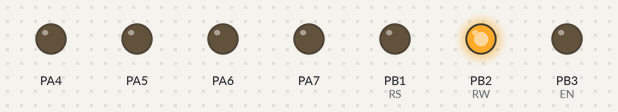
This program was run on a simulated ATmega32, built with avr-gcc and emulated at 8 MHz. Shown: output pins drawn as LEDs (lit = HIGH). At 5.5 s the program stops and its outputs stay as they are.

Above: at 0.16 s.
At 0.91 s:
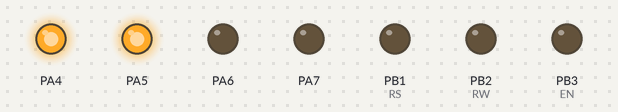
At 1.91 s:
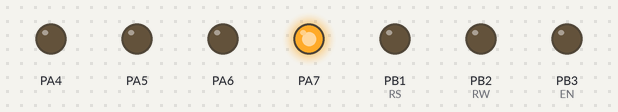
At 2.91 s:
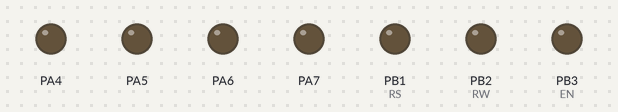
At 4.41 s:
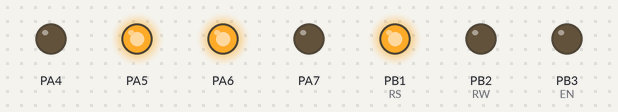
At 5.6 s:
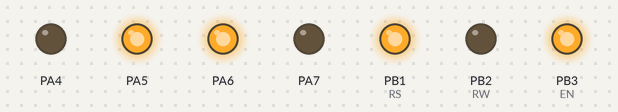
Timing chart, 0 to 7.0 s (numbered marks = the images above):
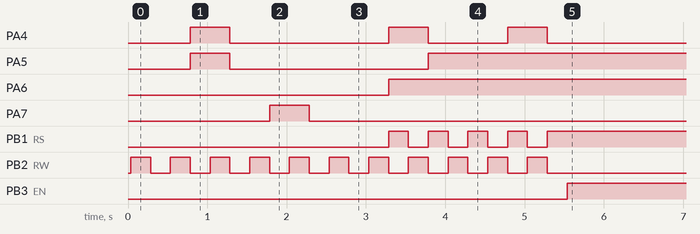

Measured:
- by itself, PA4: goes HIGH 0.50 s, LOW 2.0 s, HIGH 0.50 s, LOW 1.0 s, HIGH 0.50 s, then LOW
- by itself, PA5: LOW → HIGH at 0.79 s, → LOW 0.50 s later, → HIGH 2.5 s later
- by itself, PA6: LOW → HIGH at 3.3 s
- by itself, PA7: LOW → HIGH at 1.8 s, → LOW 0.50 s later
- by itself, PB1 (RS): LOW → HIGH at 3.3 s, → LOW 0.25 s later, → HIGH 0.25 s later, → LOW 0.25 s later, … (9 changes in this stretch)
- by itself, PB2 (RW): alternates HIGH for 0.25 s and LOW for 0.25 s, 22 changes in all, then stays LOW
- by itself, PB3 (EN): LOW → HIGH at 5.5 s

The program:

main.c
```c
/*
 * Atmega32_Drivers.c
 *
 * Created: 12/14/2023 8:26:01 AM
 * Author : Elmag
 */

#include "LCD/lcd.h"
#include "Atmega32_SPI_Driver.h"

//#define Master_Mode
#define  Slave_Mode
int main(void)
{
	 uint8 count = 0 ;

	 uint8 data  ,RXdata;
	LCD_init() ;

	SPI_Config SPI_cfg ;

	SPI_cfg.Baud_Rate = SPI_Baud_Rate_Double_Speed_8 ;
	SPI_cfg.CLK_Phase = SPI_CLK_Phase_second_edge ;
	SPI_cfg.CLK_Polarity =SPI_CLK_Polarity_HIGH_idle ;
	SPI_cfg.CLK_Speed = SPI_CLK_Speed_Double ;
	SPI_cfg.Data_Order = SPI_Data_Order_MSB_First ;
#ifdef Master_Mode
      SPI_cfg.Device_Mode = SPI_Mode_Master ;
	  SPI_cfg.IRQ_Enable = SPI_IR_Enable_NONE ;
	  SPI_cfg.P_IRQ_CallBack = NULL ;
#endif

#ifdef 	Slave_Mode
      SPI_cfg.Device_Mode = SPI_Mode_slave ;
      SPI_cfg.IRQ_Enable = SPI_IR_Enable_NONE ;
      SPI_cfg.P_IRQ_CallBack = NULL ;
#endif
    MCAL_SPI_Init(SPI1 , &SPI_cfg);
	MCAL_SPI_GPIO_Set_Pins(SPI1);

#ifdef Master_Mode
    LCD_write_string("Master");
	data ='A';
#endif

#ifdef Slave_Mode
    LCD_write_string("Slave");
	RXdata ='a';
#endif

  while(1)
  {

	  #ifdef Master_Mode
	   if(data == 'Z'+1)
	   data ='A';
	   MCAL_SPI_Send_Data(SPI1 , &data, SPI_enable);
	   MCAL_SPI_Recieve_Data(SPI1 , &RXdata, SPI_enable);
	   Cursor_pos(1,0);
	  LCD_write(RXdata);
	   _delay_ms(1000);
	   data++;
	  #endif

	  #ifdef Slave_Mode
	  if(RXdata == 'z'+1)
	  RXdata ='a';
	  MCAL_SPI_Send_Data(SPI1 , &RXdata, SPI_enable);
	  MCAL_SPI_Recieve_Data(SPI1 , &data , SPI_enable);
	  Cursor_pos(1,0);
	  LCD_write(data);
	  _delay_ms(200);
	  RXdata++;
	  #endif

	  Cursor_pos(0,10);
	  if(count == 10)
       count = 0;

	   LCD_display_number(count);
	   count++ ;
  }
}
```

lcd.c
```c
/*
 * lcd.c
 *
 * Created: 10/23/2023 7:43:00 AM
 *  Author: Elmag
 */
#include "LCD/lcd.h"
#define EIGHT_BIT_MODE
//#define FOUR_BIT_MODE

GPIO_PinConfig_t pincfg ;
void LCD_init(void)
{
	_delay_ms(20);
	//configuration RS pin
	pincfg.GPIO_PinNumber = RS ;
	pincfg.GPIO_MODE = GPIO_MODE_OUTPUT_PP ;
	MCAL_GPIO_Init( LCD_CONTROL_PORT , &pincfg);

	//configuration RW pin
	pincfg.GPIO_PinNumber = RW ;
	pincfg.GPIO_MODE = GPIO_MODE_OUTPUT_PP ;
	MCAL_GPIO_Init( LCD_CONTROL_PORT , &pincfg);

	//configuration EN pin
	pincfg.GPIO_PinNumber = EN ;
	pincfg.GPIO_MODE = GPIO_MODE_OUTPUT_PP ;
	MCAL_GPIO_Init( LCD_CONTROL_PORT , &pincfg);

	//LCD_DataDir_PORT =0xf ;
	//configuration LCD_DATA_PORT pins
	pincfg.GPIO_PinNumber =GPIO_PIN_4 ;
	pincfg.GPIO_MODE = GPIO_MODE_OUTPUT_PP ;
	MCAL_GPIO_Init(LCD_DATA_PORT ,&pincfg);

	pincfg.GPIO_PinNumber =GPIO_PIN_5 ;
	pincfg.GPIO_MODE = GPIO_MODE_OUTPUT_PP ;
	MCAL_GPIO_Init(LCD_DATA_PORT ,&pincfg);

	pincfg.GPIO_PinNumber =GPIO_PIN_6 ;
	pincfg.GPIO_MODE = GPIO_MODE_OUTPUT_PP ;
	MCAL_GPIO_Init(LCD_DATA_PORT ,&pincfg);

	pincfg.GPIO_PinNumber =GPIO_PIN_7 ;
	pincfg.GPIO_MODE = GPIO_MODE_OUTPUT_PP ;
	MCAL_GPIO_Init(LCD_DATA_PORT ,&pincfg);

	//LCD_ContDir_PORT |=((1<<RS) | (1<<RW) |(1<<EN));
	MCAL_GPIO_WritePin(LCD_CONTROL_PORT , EN ,GPIO_PIN_RESET);
	MCAL_GPIO_WritePin(LCD_CONTROL_PORT , RS ,GPIO_PIN_RESET);
	MCAL_GPIO_WritePin(LCD_CONTROL_PORT , RW ,GPIO_PIN_RESET);

	_delay_ms(15);

	LCD_clear_screen();

	#ifdef EIGHT_BIT_MODE
	LCD_Command(LCD_FUNCTION_8BIT_2LINES);
    #endif

	#ifdef FOUR_BIT_MODE
	LCD_Command(0x02);
	LCD_Command(LCD_FUNCTION_4BIT_2LINES);
	#endif

	LCD_Command(LCD_ENTRY_MODE);
	LCD_Command(LCD_BEGIN_AT_FIRST_ROW);
	LCD_Command(LCD_DISP_ON_CURSOR);
	LCD_Command(LCD_DISP_ON);
}

void LCD_Command(unsigned char command)
{
	   #ifdef EIGHT_BIT_MODE

	   LCD_busy();
	  // LCD_DATA_PORT =command ;       // Data lines are set to send data
	  MCAL_GPIO_WritePort(LCD_DATA_PORT , command);

	  //LCD_Cont_PORT &=~(1<<RS);      // RS set 0 to command
	  MCAL_GPIO_WritePin(LCD_CONTROL_PORT , RS ,GPIO_PIN_RESET);

	  //LCD_Cont_PORT &=~(1<<RW);      // RW set 0 to write
	   MCAL_GPIO_WritePin(LCD_CONTROL_PORT , RW ,GPIO_PIN_RESET);

       LCD_Kick();
       #endif

	  #ifdef FOUR_BIT_MODE
		LCD_busy();
		//LCD_DATA_PORT = (LCD_DATA_PORT & 0x0F) | (command & 0xF0);
		MCAL_GPIO_WritePort(LCD_DATA_PORT , 0x0F) ;
		MCAL_GPIO_WritePort(LCD_DATA_PORT , (command & 0xF0)) ;

		//LCD_Cont_PORT &= ~ ((1<<RW)|(1<<RS));
		MCAL_GPIO_WritePin(LCD_CONTROL_PORT , RW ,GPIO_PIN_RESET);
		MCAL_GPIO_WritePin(LCD_CONTROL_PORT , RS ,GPIO_PIN_RESET);

		LCD_Kick();

		//LCD_DATA_PORT = (LCD_DATA_PORT & 0x0F) | (command << 4);
		MCAL_GPIO_WritePort(LCD_DATA_PORT , 0x0F) ;
		MCAL_GPIO_WritePort(LCD_DATA_PORT , (command <<4)) ;

		//LCD_CONTROL_PORT &= ~ ((1<<RW)|(1<<RS));
		MCAL_GPIO_WritePin(LCD_CONTROL_PORT , RW ,GPIO_PIN_RESET);
		MCAL_GPIO_WritePin(LCD_CONTROL_PORT , RS ,GPIO_PIN_RESET);
		LCD_Kick();
      #endif

}

void LCD_write(unsigned char data)
{
	 #ifdef EIGHT_BIT_MODE
	    LCD_busy();
	  	//LCD_DATA_PORT =data ;
		 MCAL_GPIO_WritePort(LCD_DATA_PORT , data) ;
	    //LCD_Cont_PORT |=(1<<RS);
	     MCAL_GPIO_WritePin(LCD_CONTROL_PORT , RS,GPIO_PIN_SET) ;
	  	//LCD_Cont_PORT &= ~(1<<RW);
	  	 MCAL_GPIO_WritePin(LCD_CONTROL_PORT , RW,GPIO_PIN_RESET) ;
	  	LCD_Kick();
     #endif

	 #ifdef FOUR_BIT_MODE
	 	    //LCD_DATA_PORT =(LCD_DATA_PORT & 0x0F) |(data & 0xF0) ;
			MCAL_GPIO_WritePort(LCD_DATA_PORT , 0x0F) ;
			MCAL_GPIO_WritePort(LCD_DATA_PORT , (data & 0xF0)) ;

	 	    MCAL_GPIO_WritePin(LCD_CONTROL_PORT , RS,GPIO_PIN_SET) ;
	 	    MCAL_GPIO_WritePin(LCD_CONTROL_PORT , RW,GPIO_PIN_RESET) ;

		    LCD_Kick();

	      	//LCD_DATA_PORT =(LCD_DATA_PORT & 0x0F) |(data << 4) ;
			MCAL_GPIO_WritePort(LCD_DATA_PORT , 0x0F) ;
			MCAL_GPIO_WritePort(LCD_DATA_PORT , (data<<4)) ;
			//LCD_Cont_PORT |=(1<<RS);
		    MCAL_GPIO_WritePin(LCD_CONTROL_PORT , RS,GPIO_PIN_SET) ;
			//LCD_Cont_PORT &= ~(1<<RW);
			MCAL_GPIO_WritePin(LCD_CONTROL_PORT , RW,GPIO_PIN_RESET) ;
	 	    LCD_Kick();

     #endif
}

void LCD_write_string(char *string)
{
	int count =0;
	while(*string >0)
	{
		count++ ;
		LCD_write(*string++);
		if(count == 16)
		{
			Cursor_pos(1,0);
		}
		else if(count ==32 || count ==33)
		{
				LCD_clear_screen();
				Cursor_pos(0,0);
				count =0;
		}
	}
}

void LCD_busy()
{
	//LCD_DataDir_PORT =0x0;
		pincfg.GPIO_PinNumber = GPIO_PIN_4;
		pincfg.GPIO_MODE = GPIO_MODE_INPUT_FLO;
		MCAL_GPIO_Init(LCD_DATA_PORT, &pincfg);

		pincfg.GPIO_PinNumber = GPIO_PIN_5;
		pincfg.GPIO_MODE = GPIO_MODE_INPUT_FLO;
		MCAL_GPIO_Init(LCD_DATA_PORT, &pincfg);

		pincfg.GPIO_PinNumber = GPIO_PIN_6;
		pincfg.GPIO_MODE = GPIO_MODE_INPUT_FLO;
		MCAL_GPIO_Init(LCD_DATA_PORT, &pincfg);

		pincfg.GPIO_PinNumber = GPIO_PIN_7;
		pincfg.GPIO_MODE = GPIO_MODE_INPUT_FLO;
		MCAL_GPIO_Init(LCD_DATA_PORT, &pincfg);

		//LCD_Cont_PORT |=(1<<RW); //Read
		MCAL_GPIO_WritePin(LCD_CONTROL_PORT , RW,GPIO_PIN_SET) ;
		//LCD_Cont_PORT &=~(1<<RS); // command
		MCAL_GPIO_WritePin(LCD_CONTROL_PORT , RS,GPIO_PIN_RESET) ;

   		LCD_Kick();

		//LCD_DataDir_PORT =0xF ;
		pincfg.GPIO_PinNumber = GPIO_PIN_4 ;
		pincfg.GPIO_MODE =GPIO_MODE_OUTPUT_PP ;
		MCAL_GPIO_Init(LCD_DATA_PORT , &pincfg);

		pincfg.GPIO_PinNumber = GPIO_PIN_5;
		pincfg.GPIO_MODE =GPIO_MODE_OUTPUT_PP ;
		MCAL_GPIO_Init(LCD_DATA_PORT , &pincfg);

		pincfg.GPIO_PinNumber = GPIO_PIN_6;
		pincfg.GPIO_MODE =GPIO_MODE_OUTPUT_PP ;
		MCAL_GPIO_Init(LCD_DATA_PORT , &pincfg);

		pincfg.GPIO_PinNumber = GPIO_PIN_7;
		pincfg.GPIO_MODE =GPIO_MODE_OUTPUT_PP ;
		MCAL_GPIO_Init(LCD_DATA_PORT , &pincfg);
		//LCD_Cont_PORT &=~(1<<RW);
	    MCAL_GPIO_WritePin(LCD_CONTROL_PORT, RW, GPIO_PIN_RESET);

}
void LCD_Kick()
{
	//LCD_Cont_PORT &=~(1<<EN);
	MCAL_GPIO_WritePin(LCD_CONTROL_PORT , EN ,GPIO_PIN_RESET);
	_delay_ms(250);
	//LCD_Cont_PORT |=(1<<EN);
	MCAL_GPIO_WritePin(LCD_CONTROL_PORT , EN ,GPIO_PIN_SET);
}

void LCD_clear_screen()
{
	LCD_Command(LCD_CLEAR_SCREEN);
}

void Cursor_pos(unsigned char X_pos , unsigned char Y_pos)
{
	unsigned char address =0;
	if(X_pos == 0)
	address =LCD_BEGIN_AT_FIRST_ROW ;
	else if(X_pos == 1)
	address = LCD_BEGIN_AT_SECOND_ROW;

	if(Y_pos>=0 && Y_pos<16)
	address+=Y_pos;

	LCD_Command(address);
}

void LCD_display_number(int number)
{
	char str[5];

	itoa(number , str ,10);
	LCD_write_string(str);
}
void LCD_display_real_number(double number)
{
	char str[10];

	char tmpSign  = (number < 0)? '-': ' ' ;
	float tmpVal   =(number < 0)? -number : number ;

	int tmpInt1 =tmpVal ;
	float tmpFrac =tmpVal - tmpInt1 ;
	int tmpInt2 =tmpFrac*10000 ;

	sprintf(str, "%s%d.%04d" ,tmpSign ,tmpInt1 ,tmpInt2);

	LCD_write_string(str);

}
```

lcd.h
```c
/*
 * lcd.h
 *
 * Created: 10/23/2023 7:42:37 AM
 *  Author: elmag
 */


#ifndef LCD_H_
#define LCD_H_

#include "Atmega32_Device_Header.h"
#include "Atmega32_GPIO_Driver.h"
#define LCD_DATA_PORT GPIOA
#define LCD_CONTROL_PORT GPIOB


#define RS GPIO_PIN_1
#define RW GPIO_PIN_2
#define EN GPIO_PIN_3

#define LCD_FUNCTION_8BIT_2LINES   					(0x38)
#define LCD_FUNCTION_4BIT_2LINES   					(0x28)
#define LCD_MOVE_DISP_RIGHT       					(0x1C)
#define LCD_MOVE_DISP_LEFT   						(0x18)
#define LCD_MOVE_CURSOR_RIGHT   					(0x14)
#define LCD_MOVE_CURSOR_LEFT 	  					(0x10)
#define LCD_DISP_OFF   								(0x08)
#define LCD_DISP_ON_CURSOR   						(0x0E)
#define LCD_DISP_ON_CURSOR_BLINK   					(0x0F)
#define LCD_DISP_ON_BLINK   						(0x0D)
#define LCD_DISP_ON   								(0x0C)
#define LCD_ENTRY_DEC   							(0x04)
#define LCD_ENTRY_DEC_SHIFT   						(0x05)
#define LCD_ENTRY_INC_   							(0x06)
#define LCD_ENTRY_INC_SHIFT   						(0x07)
#define LCD_BEGIN_AT_FIRST_ROW						(0x80)
#define LCD_BEGIN_AT_SECOND_ROW						(0xC0)
#define LCD_CLEAR_SCREEN							(0x01)
#define LCD_ENTRY_MODE								(0x06)

void LCD_init(void);
void LCD_Command(unsigned char command);
void LCD_data(unsigned char data);
void LCD_busy(void);
void LCD_Kick(void);
void LCD_clear_screen(void);
void Cursor_pos(unsigned char X_pos , unsigned char Y_pos);
void LCD_write(unsigned char data);
void LCD_write_string(char *data);
void LCD_display_number(int number);
void LCD_display_real_number(double number);
#endif /* LCD_H_ */
```

Atmega32_GPIO_Driver.c
```c
/*
 * Atmega32_GPIO_Driver.c
 *
 * Created: 12/14/2023 9:08:58 AM
 *  Author: Elmag
 */
#include "Atmega32_GPIO_Driver.h"

/**================================================================
 * @Fn				-MCAL_GPIO_Init
 * @brief 			-Initializes the GPIOx PINy according to the specified parameters in the PinConfig
 * @param [in] 	-GPIOx: where x can be (A..D depending on device used) to select the GPIO peripheral
 * @param [in] 	-PinConfig pointer to a GPIO_PinConfig_t structure that contains
 *         		 the configuration information for the specified GPIO PIN.
 * @retval 		-none
 */
void MCAL_GPIO_Init(GPIO_TypeDef_t *GPIOx ,GPIO_PinConfig_t * PinConfig)
{
	if(PinConfig->GPIO_MODE == GPIO_MODE_OUTPUT_PP ||PinConfig->GPIO_MODE == GPIO_MODE_OUTPUT_OD)
	{
		//set DDR x PIN n
		GPIOx->DDR  |=(PinConfig->GPIO_PinNumber);

		if(PinConfig->GPIO_MODE == GPIO_MODE_OUTPUT_PP)
		{
			//Reset PORTx PINy
			GPIOx->PORT &=~(PinConfig->GPIO_PinNumber);
		}
		else
		{
			//set PORTx PINy
			GPIOx->PORT |=(PinConfig->GPIO_PinNumber);
		}
	}
	else if(PinConfig->GPIO_MODE == GPIO_MODE_INPUT_FLO || PinConfig->GPIO_MODE == GPIO_MODE_INPUT_PU)
	{
		//Reset DDR x PIN n
		GPIOx->DDR  &=~(PinConfig->GPIO_PinNumber);
		if(PinConfig->GPIO_MODE == GPIO_MODE_INPUT_FLO)
		{
			//Reset PORTx PINy
			GPIOx->PORT &=~(PinConfig->GPIO_PinNumber);
		}
		else
		{
			//set PORTx PINy
			GPIOx->PORT |=(PinConfig->GPIO_PinNumber);
		}
	}
}

/**================================================================
 * @Fn				-MCAL_GPIO_Init
 * @brief 			-reset all the GPIO Register
 * @param [in] 	-GPIOx: where x can be (A..D depending on device used) to select the GPIO peripheral
 * @retval 		-none
 */
void MCAL_GPIO_DeInit(GPIO_TypeDef_t* GPIOx)
{
	GPIOx->DDR =0x00 ;
	GPIOx->PIN =0x00 ;
	GPIOx->PORT=0x00 ;
}

/**================================================================
 * @Fn					-MCAL_GPIO_WritePin
 * @brief 				-write on specific input pin
 * @param [in] 			-GPIOx: where x can be (A..D depending on device used) to select the GPIO peripheral
 *@param [in] 			-PinNumber:  specifies the port bit to read. Set by @ref GPIO_PINS_define
 *@param [in] 			-Value: Pin Value
 * @retval 			-none
 * Note				-none
 */
void MCAL_GPIO_WritePin(GPIO_TypeDef_t * GPIOx , uint8_t PinNumber ,uint8_t Value)
{
    if(Value == GPIO_PIN_SET)
	{
		GPIOx->PORT |= (uint8_t)PinNumber ;
	}
	else
	{
		GPIOx->PORT &=~((uint8_t)PinNumber);
	}

}

/**================================================================
 * @Fn					-MCAL_GPIO_WritePort
 * @brief 				-write on output port
 * @param [in] 			-GPIOx: where x can be (A..G depending on device used) to select the GPIO peripheral
  *@param [in] 			-Value: port Value
 * @retval 				-none
 * Note					-none
 */
void MCAL_GPIO_WritePort(GPIO_TypeDef_t * GPIOx ,uint8_t Value)
{
	GPIOx->PORT = (uint8_t)Value ;
}

/**================================================================
 * @Fn				-MCAL_GPIO_ReadPin
 * @brief 			-Read Specific PIN
 * @param [in] 	-GPIOx: where x can be (A..D depending on device used) to select the GPIO peripheral
 * @param [in] 	-PinNumber: Set Pin Number according @ref GPIO_PINS_define
 * @retval 		-the input pin value (two values based on @ref GPIO_PIN_state )
 * Note			-none
 */
uint8_t MCAL_GPIO_ReadPin(GPIO_TypeDef_t *GPIOx ,uint8_t PinNumber)
{
	uint8_t binStatus ;

	binStatus =(GPIOx->PIN & PinNumber)?(uint8_t)GPIO_PIN_SET:(uint8_t)GPIO_PIN_RESET;

	return binStatus ;
}

/**================================================================
 * @Fn					-MCAL_GPIO_ReadPort
 * @brief 				-read the input port VALUE
 * @param [in] 			-GPIOx: where x can be (A..D depending on device used) to select the GPIO peripheral
 * @retval 				-the input port VALUE
 * Note					-none
 */
uint8_t MCAL_GPIO_ReadPort(GPIO_TypeDef_t *GPIOx)
{

	uint8_t Port_Value ;

	Port_Value = (uint8_t)(GPIOx->PIN &0xFF) ;

	return Port_Value ;
}

/**================================================================
 * @Fn					-MCAL_GPIO_TogglePin
 * @brief 				-Toggles the specified GPIO pin
 * @param [in] 			-GPIOx: where x can be (A..D depending on device used) to select the GPIO peripheral
 * @param [in] 			-PinNumber: specifies the port bit to read. Set by @ref GPIO_PINS_define
 * @retval 			-none
 * Note				-none
 */
void MCAL_GPIO_TogglePin(GPIO_TypeDef_t *GPIOx ,uint8_t PinNumber)
{
	GPIOx->PORT ^=(PinNumber) ;
}
```

Atmega32_SPI_Driver.c
```c
/*
 * Atmega32_SPI_Driver.c
 *
 * Created: 2/28/2024 9:46:50 AM
 *  Author: Elmag
 */

#include "Atmega32_SPI_Driver.h"
 SPI_Config *G_SPI_Config = NULL ;
void MCAL_SPI_Init(SPI_TypeDef_t *SPIx , SPI_Config *cfg)
{
	G_SPI_Config = cfg ;

	if(cfg->CLK_Speed == SPI_CLK_Speed_Double)
	{
		SPIx->_SPCR |= cfg->Baud_Rate ;
		SPIx->_SPSR |=(1<<0) ;
	}
	else
	{
		SPIx->_SPCR |= cfg->Baud_Rate ;
	}

	SPIx->_SPCR |= cfg->CLK_Phase ;

	SPIx->_SPCR |= cfg->CLK_Polarity ;

	SPIx->_SPCR |= cfg->Data_Order ;

	SPIx->_SPCR |= cfg->Device_Mode ;

	if(cfg->IRQ_Enable != SPI_IR_Enable_NONE)
	{
		//Enable global interrupt
		Enable_Global_Interrupt();

		SPIx->_SPCR |= cfg->IRQ_Enable ;
	}

	//enable SPI
	SPIx->_SPCR |= (1<<6);
}
void MCAL_SPI_DeInit(SPI_TypeDef_t *SPIx)
{
	SPIx->_SPCR = 0x00;
	SPIx->_SPSR &=~(1<<0);
	Disable_Global_Interrupt();
}

void MCAL_SPI_GPIO_Set_Pins(SPI_TypeDef_t *SPIx)
{
	//PB4  SPI1_SS
	//PB5  SPI1_MOSI
	//PB6  SPI1_MISO
	//PB7  SPI1_SCK
	GPIO_PinConfig_t SPI_GPIO_cfg ;
	//Master
  if(G_SPI_Config->Device_Mode == SPI_Mode_Master)
   {
	   SPI_GPIO_cfg.GPIO_PinNumber = GPIO_PIN_4 ;
	   SPI_GPIO_cfg.GPIO_MODE = GPIO_MODE_OUTPUT_PP ;
	   MCAL_GPIO_Init(GPIOB ,&SPI_GPIO_cfg);

	   SPI_GPIO_cfg.GPIO_PinNumber = GPIO_PIN_5 ;
	   SPI_GPIO_cfg.GPIO_MODE =GPIO_MODE_OUTPUT_PP ;
	   MCAL_GPIO_Init(GPIOB ,&SPI_GPIO_cfg);

	   SPI_GPIO_cfg.GPIO_PinNumber = GPIO_PIN_6 ;
	   SPI_GPIO_cfg.GPIO_MODE =GPIO_MODE_INPUT_FLO ;
	   MCAL_GPIO_Init(GPIOB ,&SPI_GPIO_cfg);

	   SPI_GPIO_cfg.GPIO_PinNumber = GPIO_PIN_7 ;
  	   SPI_GPIO_cfg.GPIO_MODE =GPIO_MODE_OUTPUT_PP ;
  	   MCAL_GPIO_Init(GPIOB ,&SPI_GPIO_cfg);
   }
   //Slave
   else
   {
	   SPI_GPIO_cfg.GPIO_PinNumber = GPIO_PIN_4 ;
  	   SPI_GPIO_cfg.GPIO_MODE = GPIO_MODE_INPUT_FLO ;
  	   MCAL_GPIO_Init(GPIOB ,&SPI_GPIO_cfg);

	   SPI_GPIO_cfg.GPIO_PinNumber = GPIO_PIN_5 ;
	   SPI_GPIO_cfg.GPIO_MODE =GPIO_MODE_INPUT_FLO ;
	   MCAL_GPIO_Init(GPIOB ,&SPI_GPIO_cfg);

	   SPI_GPIO_cfg.GPIO_PinNumber = GPIO_PIN_6 ;
	   SPI_GPIO_cfg.GPIO_MODE =GPIO_MODE_OUTPUT_PP ;
	   MCAL_GPIO_Init(GPIOB ,&SPI_GPIO_cfg);

	   SPI_GPIO_cfg.GPIO_PinNumber = GPIO_PIN_7 ;
	   SPI_GPIO_cfg.GPIO_MODE =GPIO_MODE_INPUT_FLO ;
	   MCAL_GPIO_Init(GPIOB ,&SPI_GPIO_cfg);
   }
}

void MCAL_SPI_Send_Data(SPI_TypeDef_t *SPIx , uint16_t *pTxBuffer ,enum Polling_Mechanism polling_En)
{
	SPIx->_SPDR = *pTxBuffer ;

	if(polling_En == SPI_enable)
	    while(!(SPIx->_SPSR & (1<<7)));
}
void MCAL_SPI_Recieve_Data(SPI_TypeDef_t *SPIx, uint16_t *pRxBuffer, enum Polling_Mechanism Polling_En)
{
		if(Polling_En == SPI_enable)
		  while(!(SPIx->_SPSR & (1<<7)));

		  *pRxBuffer = SPIx->_SPDR ;
}

void MCAL_SPI_TX_RX(SPI_TypeDef_t *SPIx, uint16_t *pTxBuffer, enum Polling_Mechanism Polling_En)
{
		SPIx->_SPDR = *pTxBuffer ;

		if(Polling_En == SPI_enable)
		while(!(SPIx->_SPSR & (1<<7)));


		if(Polling_En == SPI_enable)
		while(!(SPIx->_SPSR & (1<<7)));

		*pTxBuffer = SPIx->_SPDR ;

}

//================IRQ Function Definitions===============
ISR(SPI_STC_vect)
{
	G_SPI_Config->P_IRQ_CallBack();
}
```

Utils.h
```c
/*
 * Utils.h
 *
 * Created: 1/31/2024 1:42:50 PM
 *  Author: Elmag
 */


#ifndef UTILS_H_
#define UTILS_H_

#define	GET_BIT(reg,n)				(((reg)>>(n))&1)
#define SET_BIT(reg,n)				(reg|=(1<<n))
#define CLR_BIT(reg,n)				(reg&=~(1<<n))
#define TOGGLE_BIT(reg,n)			(reg^=(1<<n))

#define	GET_REG(reg)				(reg)
#define SET_REG(reg)				((reg)=0XFF)
#define CLR_REG(reg)				((reg)=0X00)
#define TOGGLE_REG(reg)				((reg)^=0xFF) //((reg)~=(reg))
#define ASSIGN_REG(reg,value)		((reg)=(value))

#define	GET_LOW_NIB(reg)			((reg)&0X0F)
#define SET_LOW_NIB(reg)			((reg)|=0X0F)
#define CLR_LOW_BIT(reg)			((reg)&=0XF0)
#define TOGGLE_LOW_NIB(reg)			((reg)^=0X0F)
#define ASSIGN_LOW_NIB(reg,value)	((reg)=(((reg)&0XF0)|((value)&0x0F))) //??

#define	GET_HIGH_NIB(reg)			(((reg)&0XF0)>>4)
#define SET_HIGH_NIB(reg)			((reg)|=0XF0)
#define CLR_HIGH_BIT(reg)			((reg)&=0X0F)
#define TOGGLE_HIGH_NIB(reg)		((reg)^=0XF0)
#define ASSIGN_HIGH_NIB(reg)		((reg)=((value<<4)|(reg&0X0F)))


#endif /* UTILS_H_ */
```

Source omitted: Atmega32_Device_Header.h (2879 bytes), Atmega32_GPIO_Driver.h (2187 bytes), Atmega32_SPI_Driver.h (3699 bytes), Platform_Types.h (1558 bytes)
